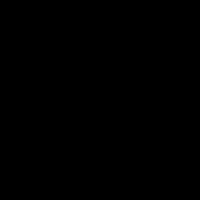
Frame 1 (no input)
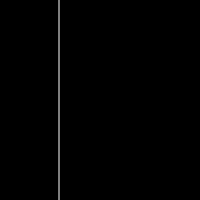
Frame 60 (no input)
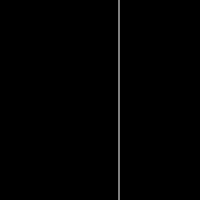
Frame 120 (the mouse pressed at the canvas centre since frame 60)

The p5.js sketch that drew these frames (run headless with seeded random() and noise() and a simulated clock; from frame 60 on, the mouse is pressed at the canvas centre):

// p5.js sketch
// ── sketch.js
let x = 0;
let timer1;
let timer2;

function setup() {
  createCanvas(200, 200);
  timer1 = createP('timer1')
  timer2 = createP('timer2')
  
  makeTimer(timer1,50)
  makeTimer(timer2,150)
}

function makeTimer(ele,waitTime){
  let counter = 0;
  
  setInterval(timeIt,waitTime)
  
  //使用闭包的方式在函数内部再调用另一个函数，并在之前的函数中进行传参
  function timeIt(){
    ele.html(counter)
    counter++
  }
}

function draw() {
  background(0);
  line(x, 0, x, height)
  stroke(255)

  if (x > width) {
    x = 0
  } else {
    x++
  }
}
